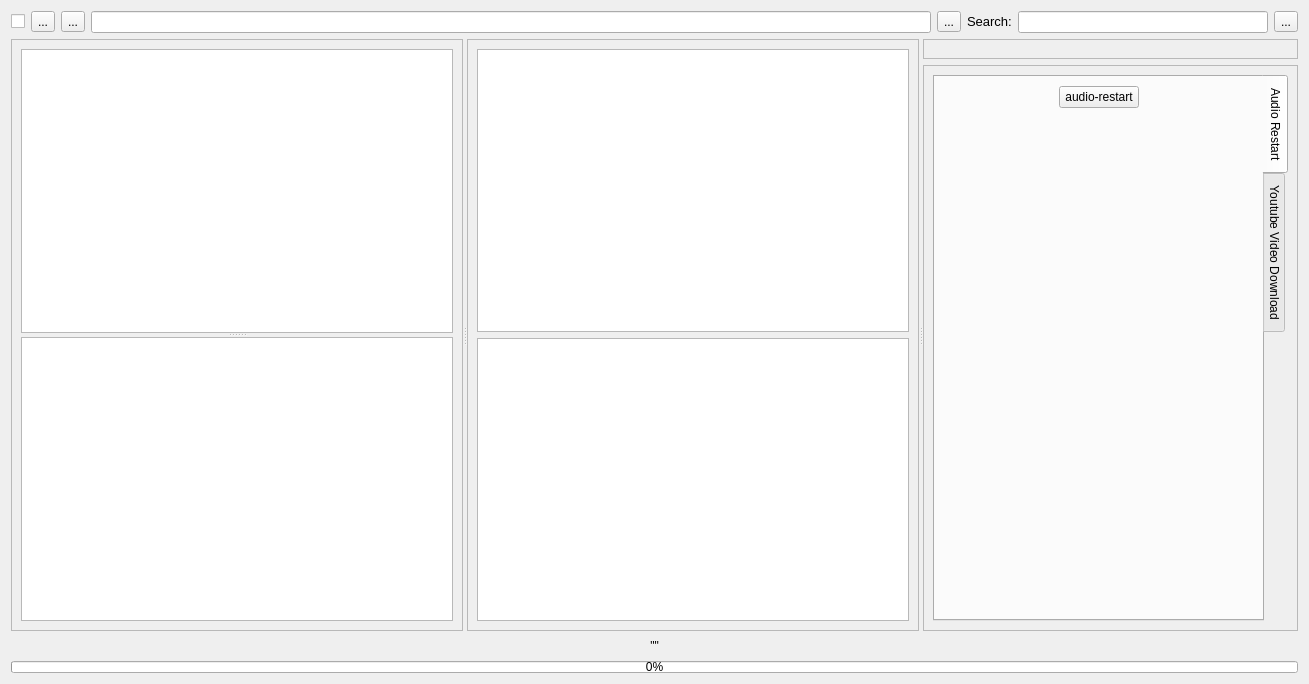
<?xml version="1.0" encoding="UTF-8"?>
<ui version="4.0">
 <class>Form</class>
 <widget class="QWidget" name="Form">
  <property name="enabled">
   <bool>true</bool>
  </property>
  <property name="geometry">
   <rect>
    <x>0</x>
    <y>0</y>
    <width>1309</width>
    <height>684</height>
   </rect>
  </property>
  <property name="windowTitle">
   <string>Form</string>
  </property>
  <property name="styleSheet">
   <string notr="true"/>
  </property>
  <layout class="QGridLayout" name="gridLayout_6">
   <item row="0" column="0">
    <layout class="QHBoxLayout" name="horizontalLayout">
     <property name="sizeConstraint">
      <enum>QLayout::SetDefaultConstraint</enum>
     </property>
     <item>
      <widget class="QCheckBox" name="themeButton">
       <property name="text">
        <string/>
       </property>
      </widget>
     </item>
     <item>
      <widget class="QToolButton" name="changeViewButt">
       <property name="focusPolicy">
        <enum>Qt::NoFocus</enum>
       </property>
       <property name="text">
        <string>...</string>
       </property>
      </widget>
     </item>
     <item>
      <widget class="QToolButton" name="previousDirButt">
       <property name="focusPolicy">
        <enum>Qt::NoFocus</enum>
       </property>
       <property name="text">
        <string>...</string>
       </property>
      </widget>
     </item>
     <item>
      <widget class="QLineEdit" name="currentFolderBox">
       <property name="focusPolicy">
        <enum>Qt::ClickFocus</enum>
       </property>
       <property name="clearButtonEnabled">
        <bool>true</bool>
       </property>
      </widget>
     </item>
     <item>
      <widget class="QToolButton" name="changeDirButt">
       <property name="focusPolicy">
        <enum>Qt::NoFocus</enum>
       </property>
       <property name="text">
        <string>...</string>
       </property>
      </widget>
     </item>
     <item>
      <widget class="QLabel" name="label_2">
       <property name="sizePolicy">
        <sizepolicy hsizetype="Preferred" vsizetype="Fixed">
         <horstretch>0</horstretch>
         <verstretch>0</verstretch>
        </sizepolicy>
       </property>
       <property name="font">
        <font>
         <pointsize>10</pointsize>
        </font>
       </property>
       <property name="text">
        <string>Search:</string>
       </property>
      </widget>
     </item>
     <item>
      <widget class="QLineEdit" name="searchBox">
       <property name="maximumSize">
        <size>
         <width>250</width>
         <height>16777215</height>
        </size>
       </property>
       <property name="focusPolicy">
        <enum>Qt::StrongFocus</enum>
       </property>
       <property name="clearButtonEnabled">
        <bool>true</bool>
       </property>
      </widget>
     </item>
     <item>
      <widget class="QToolButton" name="searchButt">
       <property name="focusPolicy">
        <enum>Qt::NoFocus</enum>
       </property>
       <property name="text">
        <string>...</string>
       </property>
      </widget>
     </item>
    </layout>
   </item>
   <item row="2" column="0">
    <layout class="QVBoxLayout" name="verticalLayout_2">
     <item>
      <widget class="QLabel" name="messages">
       <property name="maximumSize">
        <size>
         <width>16777215</width>
         <height>18</height>
        </size>
       </property>
       <property name="font">
        <font/>
       </property>
       <property name="styleSheet">
        <string notr="true"/>
       </property>
       <property name="text">
        <string>&quot;&quot;</string>
       </property>
       <property name="alignment">
        <set>Qt::AlignCenter</set>
       </property>
      </widget>
     </item>
     <item>
      <widget class="QProgressBar" name="progressBar">
       <property name="sizePolicy">
        <sizepolicy hsizetype="Expanding" vsizetype="Preferred">
         <horstretch>0</horstretch>
         <verstretch>0</verstretch>
        </sizepolicy>
       </property>
       <property name="maximumSize">
        <size>
         <width>16777215</width>
         <height>12</height>
        </size>
       </property>
       <property name="value">
        <number>0</number>
       </property>
      </widget>
     </item>
    </layout>
   </item>
   <item row="1" column="0">
    <widget class="QSplitter" name="v_splitter1">
     <property name="sizePolicy">
      <sizepolicy hsizetype="MinimumExpanding" vsizetype="Preferred">
       <horstretch>0</horstretch>
       <verstretch>0</verstretch>
      </sizepolicy>
     </property>
     <property name="frameShape">
      <enum>QFrame::NoFrame</enum>
     </property>
     <property name="orientation">
      <enum>Qt::Horizontal</enum>
     </property>
     <widget class="QSplitter" name="v_splitter2">
      <property name="orientation">
       <enum>Qt::Horizontal</enum>
      </property>
      <widget class="QFrame" name="frame_1">
       <property name="frameShape">
        <enum>QFrame::StyledPanel</enum>
       </property>
       <property name="frameShadow">
        <enum>QFrame::Raised</enum>
       </property>
       <layout class="QGridLayout" name="gridLayout_2">
        <item row="0" column="0">
         <widget class="QSplitter" name="h_splitter">
          <property name="orientation">
           <enum>Qt::Vertical</enum>
          </property>
          <widget class="QListView" name="favourites">
           <property name="sizePolicy">
            <sizepolicy hsizetype="Expanding" vsizetype="Expanding">
             <horstretch>0</horstretch>
             <verstretch>0</verstretch>
            </sizepolicy>
           </property>
           <property name="minimumSize">
            <size>
             <width>256</width>
             <height>0</height>
            </size>
           </property>
           <property name="focusPolicy">
            <enum>Qt::NoFocus</enum>
           </property>
           <property name="contextMenuPolicy">
            <enum>Qt::CustomContextMenu</enum>
           </property>
           <property name="alternatingRowColors">
            <bool>false</bool>
           </property>
           <property name="selectionMode">
            <enum>QAbstractItemView::ExtendedSelection</enum>
           </property>
           <property name="textElideMode">
            <enum>Qt::ElideMiddle</enum>
           </property>
           <property name="viewMode">
            <enum>QListView::ListMode</enum>
           </property>
          </widget>
          <widget class="QTreeView" name="treeDirs">
           <property name="sizePolicy">
            <sizepolicy hsizetype="Expanding" vsizetype="Expanding">
             <horstretch>0</horstretch>
             <verstretch>0</verstretch>
            </sizepolicy>
           </property>
           <property name="minimumSize">
            <size>
             <width>256</width>
             <height>0</height>
            </size>
           </property>
           <property name="focusPolicy">
            <enum>Qt::NoFocus</enum>
           </property>
           <property name="contextMenuPolicy">
            <enum>Qt::CustomContextMenu</enum>
           </property>
           <property name="alternatingRowColors">
            <bool>false</bool>
           </property>
           <property name="selectionMode">
            <enum>QAbstractItemView::SingleSelection</enum>
           </property>
           <property name="textElideMode">
            <enum>Qt::ElideMiddle</enum>
           </property>
           <property name="uniformRowHeights">
            <bool>true</bool>
           </property>
           <property name="itemsExpandable">
            <bool>true</bool>
           </property>
           <property name="sortingEnabled">
            <bool>true</bool>
           </property>
           <property name="headerHidden">
            <bool>false</bool>
           </property>
          </widget>
         </widget>
        </item>
       </layout>
      </widget>
      <widget class="QFrame" name="frame_2">
       <property name="frameShape">
        <enum>QFrame::StyledPanel</enum>
       </property>
       <property name="frameShadow">
        <enum>QFrame::Raised</enum>
       </property>
       <layout class="QGridLayout" name="gridLayout_3">
        <item row="0" column="0">
         <layout class="QVBoxLayout" name="verticalLayout">
          <property name="leftMargin">
           <number>0</number>
          </property>
          <item>
           <widget class="QListView" name="iconFiles">
            <property name="focusPolicy">
             <enum>Qt::NoFocus</enum>
            </property>
            <property name="contextMenuPolicy">
             <enum>Qt::CustomContextMenu</enum>
            </property>
            <property name="defaultDropAction">
             <enum>Qt::IgnoreAction</enum>
            </property>
            <property name="selectionMode">
             <enum>QAbstractItemView::ExtendedSelection</enum>
            </property>
            <property name="iconSize">
             <size>
              <width>128</width>
              <height>128</height>
             </size>
            </property>
            <property name="textElideMode">
             <enum>Qt::ElideRight</enum>
            </property>
            <property name="movement">
             <enum>QListView::Static</enum>
            </property>
            <property name="flow">
             <enum>QListView::LeftToRight</enum>
            </property>
            <property name="isWrapping" stdset="0">
             <bool>true</bool>
            </property>
            <property name="resizeMode">
             <enum>QListView::Adjust</enum>
            </property>
            <property name="layoutMode">
             <enum>QListView::SinglePass</enum>
            </property>
            <property name="gridSize">
             <size>
              <width>200</width>
              <height>200</height>
             </size>
            </property>
            <property name="viewMode">
             <enum>QListView::IconMode</enum>
            </property>
            <property name="modelColumn">
             <number>0</number>
            </property>
            <property name="uniformItemSizes">
             <bool>false</bool>
            </property>
            <property name="wordWrap">
             <bool>true</bool>
            </property>
           </widget>
          </item>
          <item>
           <widget class="QTreeView" name="listFiles">
            <property name="sizePolicy">
             <sizepolicy hsizetype="MinimumExpanding" vsizetype="Expanding">
              <horstretch>0</horstretch>
              <verstretch>0</verstretch>
             </sizepolicy>
            </property>
            <property name="focusPolicy">
             <enum>Qt::NoFocus</enum>
            </property>
            <property name="contextMenuPolicy">
             <enum>Qt::CustomContextMenu</enum>
            </property>
            <property name="dragEnabled">
             <bool>false</bool>
            </property>
            <property name="selectionMode">
             <enum>QAbstractItemView::ExtendedSelection</enum>
            </property>
            <property name="rootIsDecorated">
             <bool>false</bool>
            </property>
            <property name="uniformRowHeights">
             <bool>true</bool>
            </property>
            <property name="itemsExpandable">
             <bool>false</bool>
            </property>
            <property name="sortingEnabled">
             <bool>true</bool>
            </property>
            <property name="wordWrap">
             <bool>false</bool>
            </property>
            <property name="expandsOnDoubleClick">
             <bool>false</bool>
            </property>
           </widget>
          </item>
         </layout>
        </item>
       </layout>
      </widget>
     </widget>
     <widget class="QWidget" name="layoutWidget">
      <layout class="QGridLayout" name="gridLayout">
       <item row="1" column="0">
        <widget class="QFrame" name="toolsFrame">
         <property name="sizePolicy">
          <sizepolicy hsizetype="Preferred" vsizetype="Preferred">
           <horstretch>0</horstretch>
           <verstretch>0</verstretch>
          </sizepolicy>
         </property>
         <property name="frameShape">
          <enum>QFrame::StyledPanel</enum>
         </property>
         <property name="frameShadow">
          <enum>QFrame::Raised</enum>
         </property>
         <layout class="QGridLayout" name="gridLayout_8">
          <item row="0" column="0">
           <widget class="QTabWidget" name="tabWidget">
            <property name="sizePolicy">
             <sizepolicy hsizetype="Expanding" vsizetype="Expanding">
              <horstretch>0</horstretch>
              <verstretch>0</verstretch>
             </sizepolicy>
            </property>
            <property name="tabPosition">
             <enum>QTabWidget::East</enum>
            </property>
            <property name="currentIndex">
             <number>0</number>
            </property>
            <widget class="QWidget" name="audioRestartTab">
             <attribute name="title">
              <string>Audio Restart</string>
             </attribute>
             <layout class="QGridLayout" name="gridLayout_7">
              <item row="0" column="0">
               <layout class="QGridLayout" name="gridLayout_10">
                <item row="2" column="1">
                 <spacer name="verticalSpacer_2">
                  <property name="orientation">
                   <enum>Qt::Vertical</enum>
                  </property>
                  <property name="sizeHint" stdset="0">
                   <size>
                    <width>20</width>
                    <height>40</height>
                   </size>
                  </property>
                 </spacer>
                </item>
                <item row="1" column="1">
                 <widget class="QPushButton" name="audioRestartButt">
                  <property name="text">
                   <string>audio-restart</string>
                  </property>
                 </widget>
                </item>
                <item row="1" column="2">
                 <spacer name="horizontalSpacer_2">
                  <property name="orientation">
                   <enum>Qt::Horizontal</enum>
                  </property>
                  <property name="sizeHint" stdset="0">
                   <size>
                    <width>40</width>
                    <height>20</height>
                   </size>
                  </property>
                 </spacer>
                </item>
                <item row="1" column="0">
                 <spacer name="horizontalSpacer">
                  <property name="orientation">
                   <enum>Qt::Horizontal</enum>
                  </property>
                  <property name="sizeHint" stdset="0">
                   <size>
                    <width>40</width>
                    <height>20</height>
                   </size>
                  </property>
                 </spacer>
                </item>
               </layout>
              </item>
             </layout>
            </widget>
            <widget class="QWidget" name="youtubeTab">
             <attribute name="title">
              <string>Youtube Video Download</string>
             </attribute>
             <layout class="QGridLayout" name="gridLayout_9">
              <item row="0" column="0">
               <layout class="QGridLayout" name="gridLayout_11">
                <item row="7" column="1">
                 <spacer name="verticalSpacer">
                  <property name="orientation">
                   <enum>Qt::Vertical</enum>
                  </property>
                  <property name="sizeHint" stdset="0">
                   <size>
                    <width>20</width>
                    <height>40</height>
                   </size>
                  </property>
                 </spacer>
                </item>
                <item row="3" column="0" colspan="2">
                 <widget class="QLineEdit" name="pathBox">
                  <property name="focusPolicy">
                   <enum>Qt::ClickFocus</enum>
                  </property>
                  <property name="placeholderText">
                   <string>Download Path</string>
                  </property>
                 </widget>
                </item>
                <item row="2" column="0" colspan="2">
                 <widget class="QLineEdit" name="urlBox">
                  <property name="focusPolicy">
                   <enum>Qt::ClickFocus</enum>
                  </property>
                  <property name="placeholderText">
                   <string>URL</string>
                  </property>
                 </widget>
                </item>
                <item row="4" column="0" colspan="2">
                 <widget class="QProgressBar" name="downloadProgressBar">
                  <property name="value">
                   <number>0</number>
                  </property>
                 </widget>
                </item>
                <item row="6" column="1">
                 <widget class="QPushButton" name="cancelButt">
                  <property name="sizePolicy">
                   <sizepolicy hsizetype="Preferred" vsizetype="Fixed">
                    <horstretch>0</horstretch>
                    <verstretch>0</verstretch>
                   </sizepolicy>
                  </property>
                  <property name="focusPolicy">
                   <enum>Qt::ClickFocus</enum>
                  </property>
                  <property name="text">
                   <string>Cancel</string>
                  </property>
                 </widget>
                </item>
                <item row="5" column="1">
                 <widget class="QPushButton" name="downloadButt">
                  <property name="sizePolicy">
                   <sizepolicy hsizetype="Preferred" vsizetype="Fixed">
                    <horstretch>0</horstretch>
                    <verstretch>0</verstretch>
                   </sizepolicy>
                  </property>
                  <property name="focusPolicy">
                   <enum>Qt::ClickFocus</enum>
                  </property>
                  <property name="text">
                   <string>Download</string>
                  </property>
                 </widget>
                </item>
               </layout>
              </item>
             </layout>
            </widget>
           </widget>
          </item>
         </layout>
        </widget>
       </item>
       <item row="0" column="0">
        <widget class="QFrame" name="infoFrame">
         <property name="sizePolicy">
          <sizepolicy hsizetype="Preferred" vsizetype="Preferred">
           <horstretch>0</horstretch>
           <verstretch>0</verstretch>
          </sizepolicy>
         </property>
         <property name="frameShape">
          <enum>QFrame::StyledPanel</enum>
         </property>
         <property name="frameShadow">
          <enum>QFrame::Raised</enum>
         </property>
         <layout class="QGridLayout" name="gridLayout_5">
          <item row="1" column="0">
           <layout class="QGridLayout" name="gridLayout_4"/>
          </item>
         </layout>
        </widget>
       </item>
      </layout>
     </widget>
    </widget>
   </item>
  </layout>
 </widget>
 <resources/>
 <connections/>
</ui>
